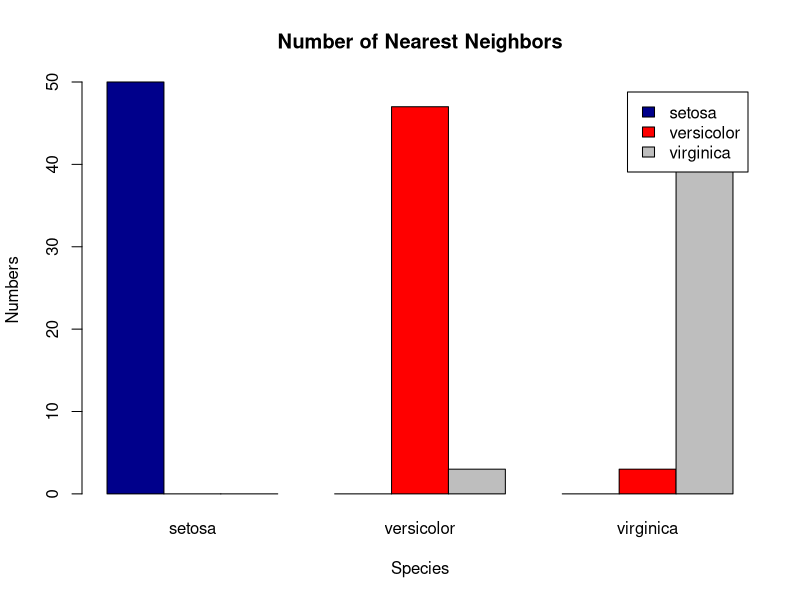
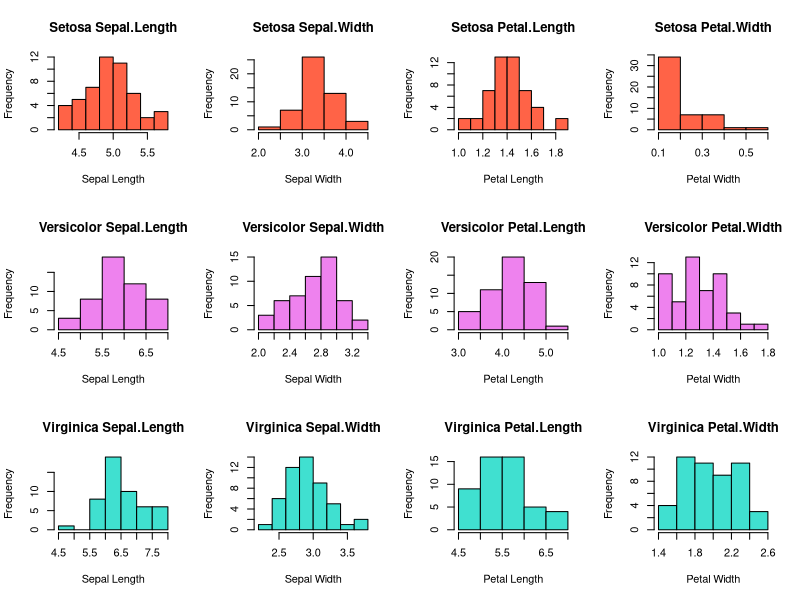

Write R code to recreate these figures, in order.
# size for testing: default 150
size = 150

# -----------------------------------------------------------------------------
# assignment a
# Implemented in two ways - using dist(), and using self-created function
# RESULT: results of both ways are exactly same.

# function for calculating Euclidean Distance
euclidean_distance <- function(p, q) {
    ed = 0
    for (i in 1:4) {
        ed <- ed + (p[,i] - q[,i]) ^ 2
    }
    ed <- sqrt(ed)
    return(ed)
}

data(iris) #load iris data
iris2 <- iris[-5] # delete column 5 with string
# compute distances using dist() function
distances <- as.matrix(dist(head(iris2, size)))
# print(distances)

# compute distances using self-created function
distances2 <- matrix(nrow=size, ncol=size)
for (p in 1:size) {
  for (q in 1:size) {
    row_p = iris2[p,]
    row_q = iris2[q,]
    distances2[p, q] <- euclidean_distance(row_p, row_q)
  }
}
# print(distances2)

# -----------------------------------------------------------------------------
# assignment b
# data frame

Flower = c()
Species = c()
Nearest.neighbor = c()
NN.species = c()

for (i in 1:size) {
    Flower[i] <- i
    Species[i] <- levels(iris$Species)[iris[i, 5]] # convert the factor to string

    # find the nearest neighbor using sort
    line = distances2[i,]
    nn = sort(line)[2] # first one is itself, so choose 2
    index_nn = which(line == nn)
    Nearest.neighbor[i] <- index_nn
    NN.species[i] <- levels(iris$Species)[iris[index_nn, 5]]
}

data_frame = data.frame(Flower, Species, Nearest.neighbor, NN.species)
#print(data_frame)
write.csv(data_frame, file = "EX_B_distance.csv")

# -----------------------------------------------------------------------------
# assignment c
cc = table ( data_frame$Species, data_frame$NN.species ) [,]
write.csv(cc, file = "EX_C_distance_3x3.csv")

# -----------------------------------------------------------------------------
# assignment d
# print (cc)
par(mfrow=c())
barplot(cc, main="Number of Nearest Neighbors", xlab="Species", ylab="Numbers", col=c("darkblue", "red", "gray"), legend = rownames(cc), beside=TRUE)



# -----------------------------------------------------------------------------
# assignment e. histograms

par(mfrow=c(3, 4))

# setosa

setosa <- iris[iris$Species == 'setosa',]

hist(setosa$Sepal.Length, col="Tomato", main="Setosa Sepal.Length", xlab="Sepal Length")
hist(setosa$Sepal.Width, col="Tomato", main="Setosa Sepal.Width", xlab="Sepal Width")
hist(setosa$Petal.Length, col="Tomato", main="Setosa Petal.Length", xlab="Petal Length")
hist(setosa$Petal.Width, col="Tomato", main="Setosa Petal.Width", xlab="Petal Width")

# versicolor

versicolor <- iris[iris$Species == 'versicolor',]

hist(versicolor$Sepal.Length, col="Violet", main="Versicolor Sepal.Length", xlab="Sepal Length")
hist(versicolor$Sepal.Width, col="Violet", main="Versicolor Sepal.Width", xlab="Sepal Width")
hist(versicolor$Petal.Length, col="Violet", main="Versicolor Petal.Length", xlab="Petal Length")
hist(versicolor$Petal.Width, col="Violet", main="Versicolor Petal.Width", xlab="Petal Width")

# virginica

virginica <- iris[iris$Species == 'virginica',]

hist(virginica$Sepal.Length, col="Turquoise", main="Virginica Sepal.Length", xlab="Sepal Length")
hist(virginica$Sepal.Width, col="Turquoise", main="Virginica Sepal.Width", xlab="Sepal Width")
hist(virginica$Petal.Length, col="Turquoise", main="Virginica Petal.Length", xlab="Petal Length")
hist(virginica$Petal.Width, col="Turquoise", main="Virginica Petal.Width", xlab="Petal Width")

# -----------------------------------------------------------------------------
# assignment f.

# A histogram visualizes a distribution of numerical data. The y-axis shows how
# frequently the values on the x-axis occur in the data, the bars represent
# ranges of values on the x-axis.
#
# ---
#
#   Figures description
#
# ---
#
#   Setosa Sepal.Length
#
# It is observed that the higher frequencies are defined between the range of 4.5 - 5.5,
# having a maximum frequency approximately of 15 units.
#
#   Versicolor Sepal.Length
#
# This figure shows a maximum frequency of approximately 20 units for Sepal lengths between
# the range 5.5. and 6.0.
#
#   Virginica Sepal.Length
#
# Higher frequencies are defined between the range of 6.0 - 6.5, with a frequency of approximately
# of 20 units. There is an evenly distribution for values between the range of 7.0 - 8.0,
# furthermore there are no Sepals with lengths in a range of 5.0 - 5.5.
#
# ---
#
#   Setosa Sepal.Width
#
# The frequency reach its maximum of approximately 25 units for values defined between the range 3.0 - 3.5
# and its minimum between 2.0 - 2.5.
#
#   Versicolor Sepal.Width
#
# Increasing distribution of frequencies is observed between the range 2.0 - 3.0, reaching a maximum
# of approximately 15 units between the range 2.8 - 3.0.
#
#   Virginica Sepal.Width
#
# This figure shows a maximum frequencies of approximately 15 units for widths between 2.5 and 3.0.
#
# ----
#
#   Setosa Petal.Length
#
# An evenly minimal distribution of frequencies is observed for lengths between the range 1.0 - 1.2
# and greater than 1.8, the frequencies reach its maximum at a length of around
# 1.4 with approximately 15 units.
#
#   Versicolor Petal.Length
#
# It is observed that the maximum frequency is reached between the range of 4.0 - 4.5 with a frequency
# of a approximately 20 units, whereas the minimum length is between 5.0 - 5.5 with a a frequency of 1 unit.
#
#   Virginica Petal.Length
#
# One can observe that the maximum frequency is evenly distributed for ranges 5.0 - 5.5 and 5.5 - 6.0 with
# a maximum frequency of approximately 15 units.
#
# ---
#
#   Setosa Petal.Width
#
# Most of the values of petal width are defined at its very minimum between the range 0.1 - 0.2 with
# a frequency of approximately 35 units, the minimum is defined between the range 0.4 - 0.6.
#
#   Versicolor Petal.Width
#
# The minimum frequency is defined between the range 1.6 - 1.8, whereas the maximum is defined
# for widths of 1.2 or 1.3 with a frequency of approximately 15 units.
#
#   Virginica Petal.Width
#
# Most of the frequencies are almost evenly distributed between the range 1.6 - 2.4, reaching their
# maximum between the range 1.6 - 1.8.
#
# ---
#
#   General Comparison
#
# Among the three groups of species, Virginica has the higher Sepal lengths frequency for values
# between 6.0 ??? 6.5 and Satosa has the maximum Sepal widths for values between 3.0 and 3.5.
#
# On the other side, Setosa specie presents the minimum Petal lengths with values between 1.0 - 1.8,
# on the contrary, Virginica has the maximum petal lengths between the range 5.0 -  6.0. It is clear
# to notice that species of type Setosa have the minimum widths of Petals.
